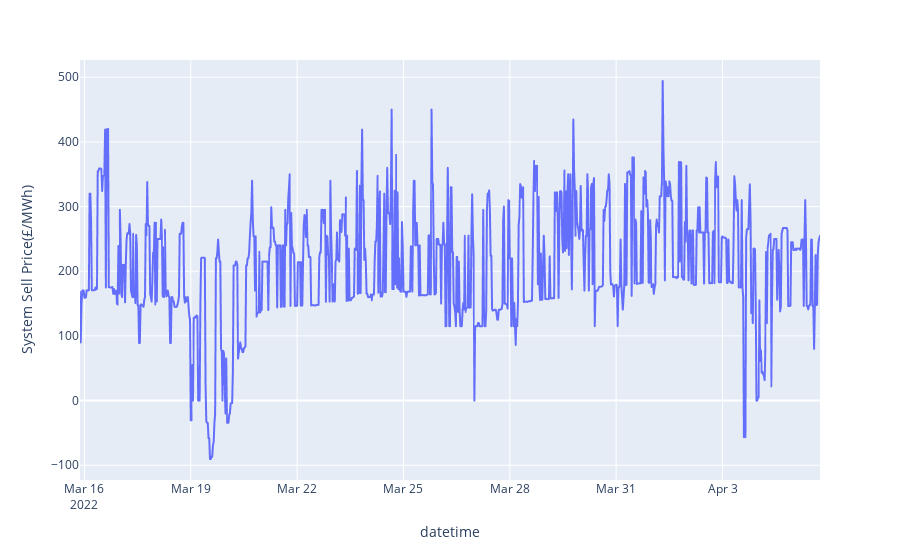

Notebook source saved alongside this figure:
### Markdown cell above
The lowest price was in March 2022

### Code cell
px.line(
    sip_df.loc[51500:52500],
    x="datetime",
    y=SSP_COL,
    hover_data=["Settlement Date", "Settlement Period"],
)

### Figure 1 — Plotly figure (JSON) as saved in the notebook; plotly's stock layout.template omitted (floating-point values rounded to 4 significant figures; data arrays with more than 128 entries replaced by an {"elided": "..."} marker saying what was removed)
{"data": [{"customdata": {"elided": "1001x2 mixed values"}, "hovertemplate": "datetime=%{x}<br>System Sell Price(£/MWh)=%{y}<br>Settlement Date=%{customdata[0]}<br>Settlement Period=%{customdata[1]}<extra></extra>", "legendgroup": "", "line": {"color": "#636efa", "dash": "solid"}, "marker": {"symbol": "circle"}, "mode": "lines", "name": "", "showlegend": false, "type": "scattergl", "x": {"elided": "1001 str values"}, "xaxis": "x", "y": {"elided": "1001 float values"}, "yaxis": "y"}], "layout": {"legend": {"tracegroupgap": 0}, "margin": {"t": 60}, "xaxis": {"anchor": "y", "domain": [0, 1], "title": {"text": "datetime"}}, "yaxis": {"anchor": "x", "domain": [0, 1], "title": {"text": "System Sell Price(£/MWh)"}}}}
